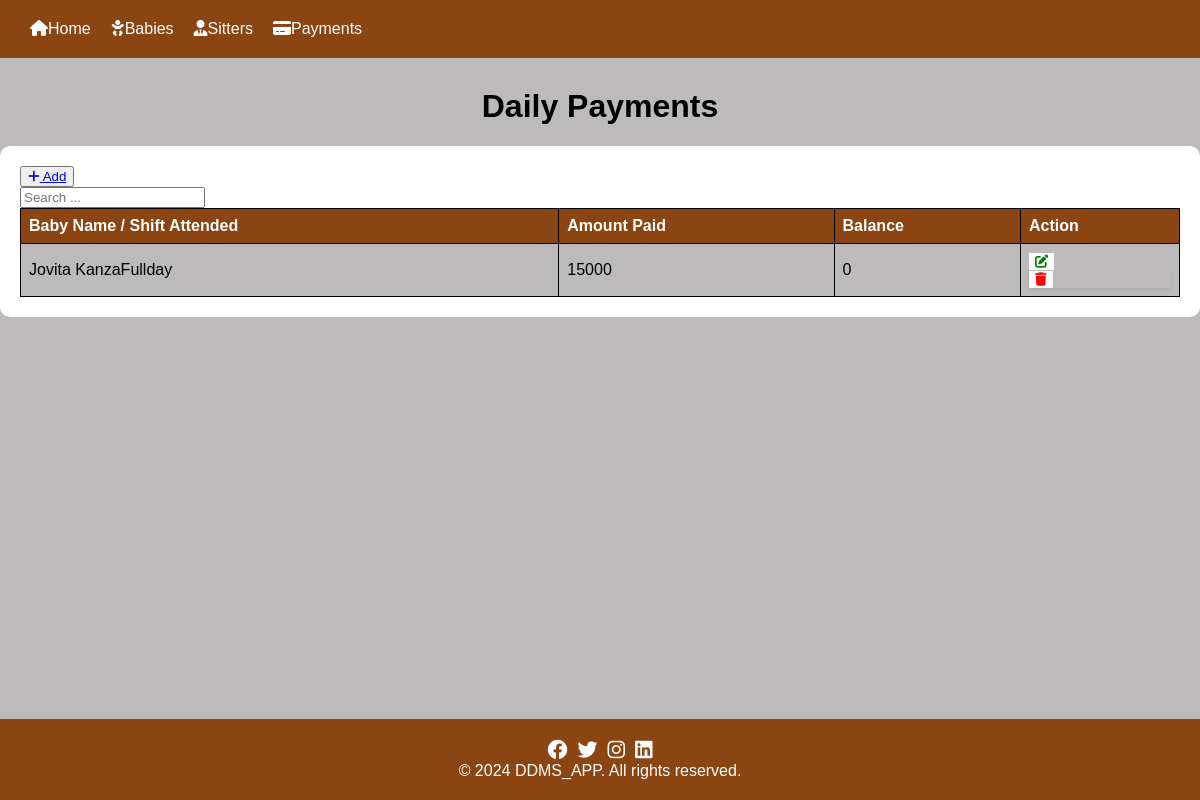
Screenshot of /daily_list/ with the database file from the repository.
### ddms_app/models.py (models this page shows, shortened)
class Dailypay(models.Model):
    departure = models.ForeignKey(
        Departure,
        on_delete=models.CASCADE,  # Deleting the Record deletes the Sitter_on_duty
        related_name='sitters',    # Allows reverse lookup
        null=True,                 # Sitter_on_duty may not always have a Record
        blank=True                 # Allows for flexibility
    )
    amount_paid = models.CharField(max_length=50, blank=True, null=True)
    balance = models.IntegerField(null=True, blank=True)

class Departure(models.Model):
    PERIOD = (
        ('Halfday', 'Halfday'),
        ('Fullday', 'Fullday'),
    )
    STATUS = (
        ('Pending', 'Pending'),
        ('Cleared', 'Cleared'),
        ('Partial', 'Partial'),
    )
    arrival = models.ForeignKey(
        Arrival,
        on_delete=models.CASCADE,
        related_name='departures',
        null=True,
        blank=True
    )
    name_person = models.CharField(max_length=50, blank=True, null=True)
    person_contact = models.CharField(max_length=50, blank=True, null=True)
    time_out = models.DateTimeField(auto_now_add = True, blank=True, null=True)
    period_stayed = models.CharField(max_length=20, blank=True, null=True, choices=PERIOD)
    payment_status = models.CharField(max_length=20, blank=True, null=True, choices=STATUS)
    def __str__(self):
        if self.arrival:
            return (
                f'{self.arrival.first_name} '
                f'{self.arrival.last_name}'
                f'{self.period_stayed}'
            )

class Arrival(models.Model):
    PERIOD = (
        ('Halfday', 'Halfday'),
        ('Fullday', 'Fullday'),
    )
    STATUS = (
        ('Pending', 'Pending'),
        ('Cleared', 'Cleared'),
        ('Partial', 'Partial'),
    )
    first_name = models.CharField(max_length=50, blank=True,null=True)
    last_name = models.CharField(max_length=50, blank=True, null=True)
    name_person = models.CharField(max_length=50, blank=True, null=True)
    person_contact = models.CharField(max_length=50, blank=True, null=True)
    time_in = models.DateTimeField(auto_now_add = True, blank=True, null=True)
    period_of_stay = models.CharField(max_length=20, blank=True, null=True, choices=PERIOD)
    payment_status = models.CharField(max_length=20, blank=True, null=True, choices=STATUS )

### ddms_app/views.py (the view)
# urls.py: path('daily_list/' ,views.daily_list, name='daily_list'),
def daily_list(request):
    records = Dailypay.objects.all()
    return render(request, 'daily_list.html', {'records': records})

### ddms_app/templates/daily_list.html (shortened to what this page needs)
{% extends  'base.html' %}
{% block content%}
    <h1>Daily Payments</h1>
    <div class="mt-4 p-5 bg-secondary text-white rounded">
        <table class="table table-striped table-bordered">
            <div class="mb-3">
                <button><a href="{% url 'add_daily' %}" class="btn btn-success">
                    <i class="fas fa-plus"></i> Add
                </a></button>
                <form class="button" style="  box-shadow: 0px; padding: 0px; border-radius: 0px; margin: 0px; max-width: 200px;" method="GET" action="{% url 'dailys_list' %}">
                    <input type="text" name="search" class="form-control" placeholder="Search ...">
                </form>
            </div>
            <thead>
                <tr>
                    <th>Baby Name / Shift Attended</th>
                    <th>Amount Paid</th>
                    <th>Balance</th>
                    <th>Action</th>
                </tr>
            </thead>
            <tbody>
                {% for dailypay in records %}
                <tr>
                    <td>{{ dailypay.departure }}</td>
                    <td>{{ dailypay.amount_paid }}</td>
                    <td>{{ dailypay.balance }}</td>
                <td>
                    <button type="submit"><a href="{% url 'edit_daily' dailypay.id %}" class="btn btn-danger"><i class="fas fa-edit"></i></a></button>
                            <form  style="  box-shadow: 0px;padding: 0px; border-radius: 0px; margin: 0px;" action="{% url 'delete_daily' dailypay.id %}" method="post"  onsubmit="return confirm('Are you sure you want to delete this record?');">
                                <button    ><i class="fas fa-trash"></i></button>
                            </form>
                        </td>
                    </tr>
                {% endfor %}
            </tbody>
        </table>
    </div>
    {% endblock %}

### ddms_app/templates/base.html (style rules this page uses)
body { font-family: Arial, sans-serif; background-color: rgb(188, 186, 186); margin: 0; padding: 0; color:white; }
h1 { text-align: center; margin-top: 30px; color:#000000; }
form { max-width: 500px; margin: 0 auto; padding: 20px; border-radius: 8px; box-shadow: 0 2px 4px rgba(0, 0, 0, 0.1); }
.mt-4 { margin-top: 20px; }
.p-5 { padding: 20px; }
.bg-secondary { background-color: white; border-radius: 10px; }
.text-white { color: #fff; }
table { width: 100%; border-collapse: collapse; border-spacing: 0; }
th, td { border: 1px solid #000000; padding: 8px; text-align: left; }
th { background-color: #8B4513; color: white; border: 1px solid black; }
td { background-color: rgb(188, 186, 186); color:#000000 }
td button { background-color: white ; color: red; border: none; cursor: pointer; }
td button a { color:green; text-decoration: none; background-color: white; }

### rows the page displays
Dailypay: departure "Jovita KanzaFullday", amount_paid "15000", balance "0"
